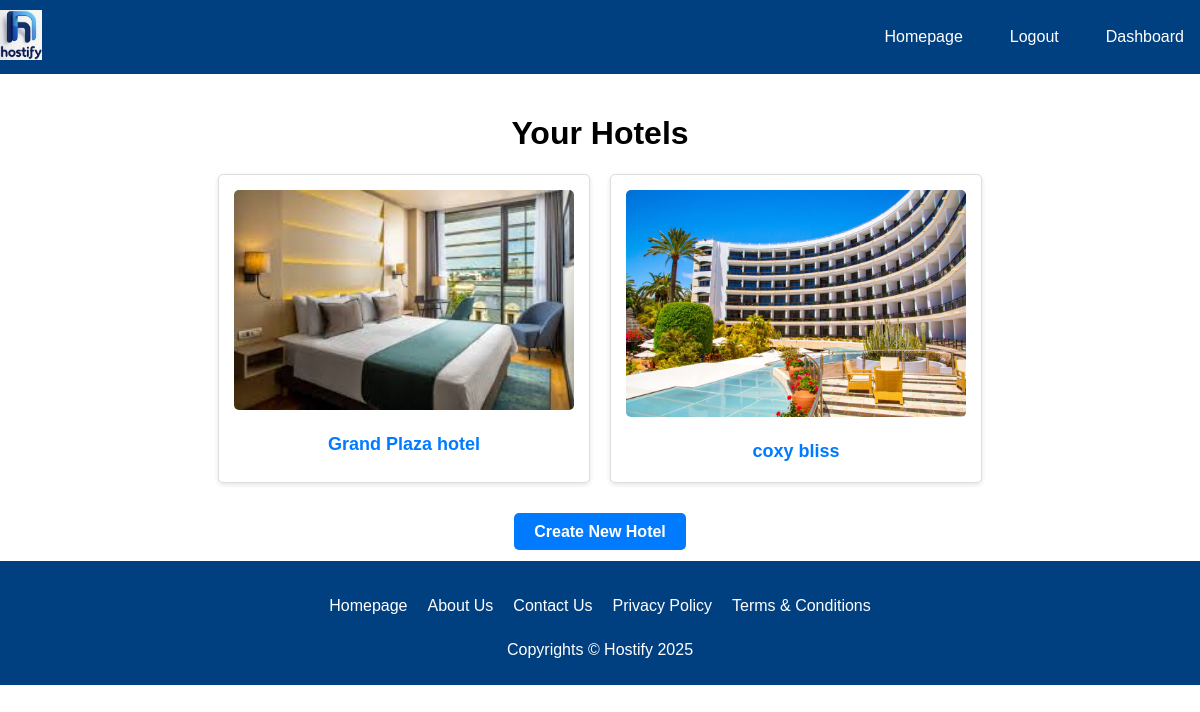
Page /hotels/ (signed in) on the committed database.
### core/models.py (models this page shows, shortened)
class Hotel(models.Model):
    name = models.CharField(
        max_length=255,
        help_text="Enter the name of the hotel (e.g., Grand Plaza Hotel).")
    address = models.CharField(
        max_length=255,
        help_text="Hotel Address.")
    description = models.TextField(
        help_text="Enter hotel description")
    owner = models.ForeignKey(User, on_delete=models.CASCADE, related_name='owned_hotels')
    photo = models.ImageField(upload_to='hotel_photos/', blank=True, help_text="Upload a photo of your hotel")
    amenities = models.ManyToManyField(Amenity)
    rating = models.DecimalField(max_digits=2, decimal_places=1, null=True, blank=True)
    phone_number = models.CharField(max_length=20, unique=True)
    email = models.EmailField(unique=True)

### core/views.py (the view)
# urls.py: path('hotels/', views.hotel_dashboard, name='hotel_dashboard'),
@login_required
def hotel_dashboard(request):
    if request.user.is_hotel_owner:
        hotels = Hotel.objects.filter(owner=request.user)
        hotel_id = request.GET.get('hotel_id')  # Assuming you have the hotel ID from a form or query string
        return render(request, 'hotels/dashboard.html', {'hotels': hotels, 'hotel_id': hotel_id})
    else:
        return redirect('home')

### templates/hotels/dashboard.html (shortened to what this page needs)
{% extends 'home.html' %}
{% block content %}
  <h1>Your Hotels</h1>
  {% if hotels %}
    <div class="hotel-list">
      {% for hotel in hotels %}
        <div class="hotel-card">
          {% if hotel.photo %}
            <img src="{{ hotel.photo.url }}" alt="{{ hotel.name }}">
          {% else %}
            <p>No images uploaded</p>
          {% endif %}
          <h3><a href="{% url 'hotel_detail' hotel.id %}">{{ hotel.name }}</a></h3>
        </div>
      {% endfor %}
    </div>
  {% else %}
    <p>You have no hotels yet.</p>
  {% endif %}
  <div class="action-bar">
    <a href="{% url 'create_hotel' %}" class="create-button">Create New Hotel</a>
  </div>
{% endblock %}

### templates/home.html (style rules this page uses)
body { font-family: sans-serif; margin: 0; padding: 0; display: flex; flex-direction: column; align-items: center; }
.hotel-list { display: flex; flex-wrap: wrap; justify-content: center; gap: 20px; }
.hotel-card { width: 300px; border: 1px solid #ddd; border-radius: 5px; box-shadow: 0 2px 5px rgba(0, 0, 0, 0.1); text-align: center; }
.hotel-card img { width: 100%; height: 200px; object-fit: cover; border-radius: 5px 5px 0 0; }
.hotel-card h3 { font-size: 18px; margin: 10px 0; }
.hotel-card a { text-decoration: none; color: #004080; font-weight: bold; }

### templates/hotels/dashboard.html (style rules this page uses)
.hotel-list { display: flex; flex-wrap: wrap; gap: 20px; justify-content: center; }
.hotel-card { width: calc(33.33% - 20px); padding: 15px; margin-bottom: 20px; border: 1px solid #ddd; border-radius: 5px; box-shadow: 0 2px 5px rgba(0, 0, 0, 0.1); text-align: center; background-color: #fff; }
.hotel-card img { max-width: 100%; height: auto; margin-bottom: 10px; border-radius: 5px; }
.hotel-card h3 { font-size: 18px; margin-bottom: 5px; }
.hotel-card a { text-decoration: none; color: #007bff; }
.action-bar { text-align: center; margin-top: 20px; }
.create-button { padding: 10px 20px; background-color: #007bff; color: #fff; text-decoration: none; border-radius: 5px; font-weight: bold; cursor: pointer; }

### rows in the picture
Hotel: photo (picture), name "Grand Plaza hotel"
Hotel: photo (picture), name "coxy bliss"
